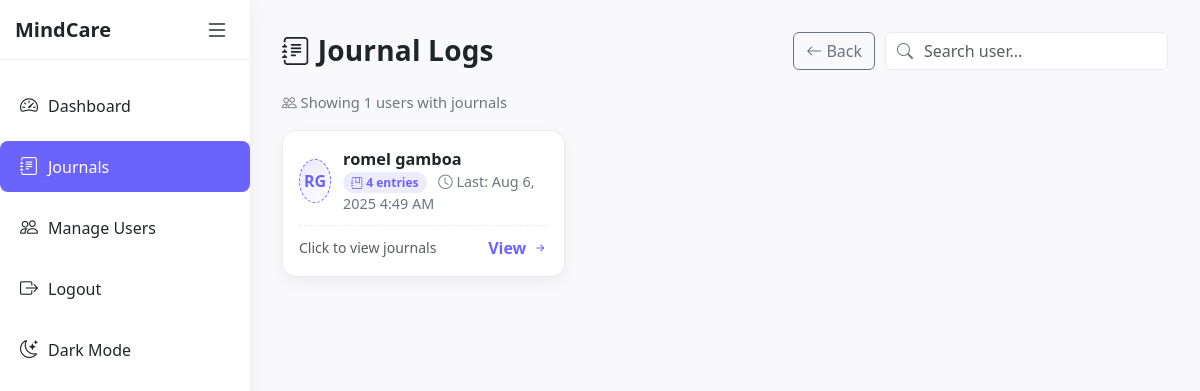
The app's page /admin/view_journals.php (signed in) with its own data.
### tables this page shows
CREATE TABLE `users` (
  `id` int(11) NOT NULL,
  `name` varchar(100) NOT NULL,
  `email` varchar(100) NOT NULL,
  `password` varchar(255) NOT NULL,
  `role` enum('user','admin') DEFAULT 'user',
  `created_at` timestamp NOT NULL DEFAULT current_timestamp()
);

### admin/view_journals.php (the view, shortened to what this page needs)
<?php
require_once '../config/dbcon.php';
$sqlUsers = "
  SELECT u.id, u.name, COUNT(j.id) AS journal_count, MAX(j.created_at) AS last_entry
  FROM users u
  JOIN journals j ON j.user_id = u.id
  GROUP BY u.id, u.name
  ORDER BY last_entry DESC
";
$users = $conn->query($sqlUsers);
function get_initials($fullName) {
  $fullName = trim($fullName);
  preg_match_all('/\b\p{L}/u', $fullName, $matches);
  $letters = $matches[0] ?? [];
  $first = mb_strtoupper($letters[0]);
  $last = mb_strtoupper($letters[count($letters)-1]);
  return $first . ($last !== $first ? $last : '');
}
?>
<!DOCTYPE html>
<html lang="en">
<head>
  <link href="https://cdn.jsdelivr.net/npm/bootstrap@5.3.0/dist/css/bootstrap.min.css" rel="stylesheet">
  <link href="https://cdn.jsdelivr.net/npm/bootstrap-icons/font/bootstrap-icons.css" rel="stylesheet">
</head>
<body>
<div class="wrapper">
  <div id="sidebar" class="sidebar">
    <div class="logo-details">
      <span class="logo_name sidebar-text">MindCare</span>
      <button class="toggle-btn" onclick="toggleSidebar()">
        <i id="sidebarIcon" class="bi bi-list"></i>
      </button>
    </div>
    <ul class="nav-links">
      <li>
        <a href="../dashboard/admin_dashboard.php">
          <i class="bi bi-speedometer2"></i>
          <span class="sidebar-text">Dashboard</span>
        </a>
      </li>
      <li>
        <a href="view_journals.php" class="active">
          <i class="bi bi-journal-text"></i>
          <span class="sidebar-text">Journals</span>
        </a>
      </li>
      <li>
        <a href="manage_users.php">
          <i class="bi bi-people"></i>
          <span class="sidebar-text">Manage Users</span>
        </a>
      </li>
      <li>
        <a href="../auth/logout.php">
          <i class="bi bi-box-arrow-right"></i>
          <span class="sidebar-text">Logout</span>
        </a>
      </li>
      <li>
        <a href="#" onclick="toggleDarkMode()">
          <i class="bi bi-moon-stars"></i>
          <span class="sidebar-text">Dark Mode</span>
        </a>
      </li>
    </ul>
  </div>
  <div class="main-content">
    <div class="page-header">
      <div class="page-title">
        <h3><i class="bi bi-journal-text"></i> Journal Logs</h3>
      </div>
      <div class="toolbar">
        <a href="../dashboard/admin_dashboard.php" class="btn btn-outline-secondary">
          <i class="bi bi-arrow-left"></i> Back
        </a>
        <div class="searchbar">
          <i class="bi bi-search"></i>
          <input id="userSearch" type="text" class="form-control" placeholder="Search user..." oninput="filterUsers()" />
        </div>
      </div>
    </div>
    <div class="mb-3">
      <span class="journal-summary">
        <i class="bi bi-people"></i>
        Showing <?= (int)$users->num_rows ?> users with journals
      </span>
    </div>
    <div id="usersGrid" class="users-grid">
      <?php while ($row = $users->fetch_assoc()): ?>
        <?php
          $initials = htmlspecialchars(get_initials($row['name']));
          $displayName = htmlspecialchars($row['name']);
          $count = (int)$row['journal_count'];
          $last = $row['last_entry'] ? date("M j, Y g:i A", strtotime($row['last_entry'])) : '—';
        ?>
        <div class="user-card" data-user-id="<?= (int)$row['id'] ?>" data-user-name="<?= $displayName ?>" onclick="openUserModal(this)">
          <div class="user-head">
            <div class="avatar"><?= $initials ?></div>
            <div class="user-info">
              <p class="name"><?= $displayName ?></p>
              <div class="meta">
                <span class="pill"><i class="bi bi-journal-bookmark"></i> <?= $count ?> <?= $count === 1 ? 'entry' : 'entries' ?></span>
                <span class="ms-2"><i class="bi bi-clock"></i> Last: <?= htmlspecialchars($last) ?></span>
              </div>
            </div>
          </div>
          <div class="user-foot">
            <span class="text-muted small">Click to view journals</span>
            <span class="view-link">View <i class="bi bi-arrow-right-short"></i></span>
          </div>
        </div>
      <?php endwhile; ?>
    </div>
  </div>
</div>
</body>
</html>

### admin/view_journals.php (style rules this page uses)
:root { --main-bg: #f9f9fb; --sidebar-bg: #fff; --card-bg: #ffffff; --text-color: #212529; --primary: #6C63FF; --muted: #6c757d; --border: #e9ecef; --soft: #f3f4f7; --accent: #E9E7FF; }
body { background: var(--main-bg); font-family: 'Segoe UI', sans-serif; color: var(--text-color); transition: background 0.3s ease, color 0.3s ease; }
.wrapper { display: flex; min-height: 100vh; transition: all 0.3s ease; }
.sidebar { position: fixed; height: 100vh; width: 250px; background: var(--sidebar-bg); transition: all 0.3s ease; box-shadow: 0 0 20px rgba(0,0,0,0.05); z-index: 99; }
.sidebar .logo-details { height: 60px; display: flex; align-items: center; justify-content: space-between; padding: 0 15px; border-bottom: 1px solid #eee; }
.sidebar .logo_name { font-size: 20px; font-weight: 600; color: var(--text-color); }
.sidebar .toggle-btn { font-size: 24px; background: none; border: none; color: var(--text-color); cursor: pointer; }
.sidebar .nav-links { margin-top: 20px; list-style: none; padding-left: 0; }
.sidebar .nav-links li { width: 100%; margin: 10px 0; }
.sidebar .nav-links li a { display: flex; align-items: center; text-decoration: none; padding: 12px 20px; color: var(--text-color); font-size: 16px; border-radius: 8px; transition: all 0.3s ease; }
.sidebar .nav-links li a i { min-width: 28px; font-size: 18px; }
.sidebar .nav-links li a:hover, .sidebar .nav-links li a.active { background: var(--primary); color: #fff; }
.main-content { margin-left: 250px; flex-grow: 1; padding: 2rem; transition: all 0.3s ease; }
.page-header { display: flex; flex-wrap: wrap; align-items: center; justify-content: space-between; gap: 12px; margin-bottom: 1.25rem; }
.page-title { display: flex; align-items: center; gap: 10px; }
.page-title h3 { margin: 0; font-weight: 700; letter-spacing: 0.2px; }
.toolbar { display: flex; flex-wrap: wrap; gap: 10px; align-items: center; }
.searchbar { position: relative; min-width: 260px; }
.searchbar input { padding-left: 38px; background: var(--card-bg); border: 1px solid var(--border); color: var(--text-color); }
.searchbar .bi-search { position: absolute; left: 12px; top: 50%; transform: translateY(-50%); color: var(--muted); }
.users-grid { display: grid; grid-template-columns: repeat(auto-fill, minmax(260px, 1fr)); gap: 18px; }
.user-card { background: var(--card-bg); border: 1px solid var(--border); border-radius: 14px; padding: 16px; box-shadow: 0 6px 14px rgba(0,0,0,0.05); transition: transform 0.15s ease, box-shadow 0.15s ease, border-color 0.15s ease; cursor: pointer; display: flex; flex-direction: column; gap: 10px; }
.user-head { display: flex; align-items: center; gap: 12px; }
.avatar { width: 44px; height: 44px; border-radius: 50%; display: grid; place-items: center; background: linear-gradient(135deg, var(--accent), #ffffff00); color: var(--primary); font-weight: 700; border: 1px dashed var(--primary); user-select: none; }
.user-info .name { margin: 0; font-weight: 700; font-size: 1.02rem; }
.user-info .meta { color: var(--muted); font-size: 0.9rem; }
.pill { background: rgba(108,99,255,0.12); color: var(--primary); padding: 2px 8px; border-radius: 999px; font-size: 12px; font-weight: 600; }
.user-foot { display: flex; justify-content: space-between; align-items: center; border-top: 1px dashed var(--border); padding-top: 10px; }
.view-link { color: var(--primary); display: inline-flex; align-items: center; gap: 6px; text-decoration: none; font-weight: 600; }
.journal-summary { color: var(--muted); font-size: 0.92rem; }

### records on screen
users: name "RG", name "romel gamboa", count "4", last "Aug 6, 2025 4:49 AM"

### other values on screen
$users->num_rows "1"
